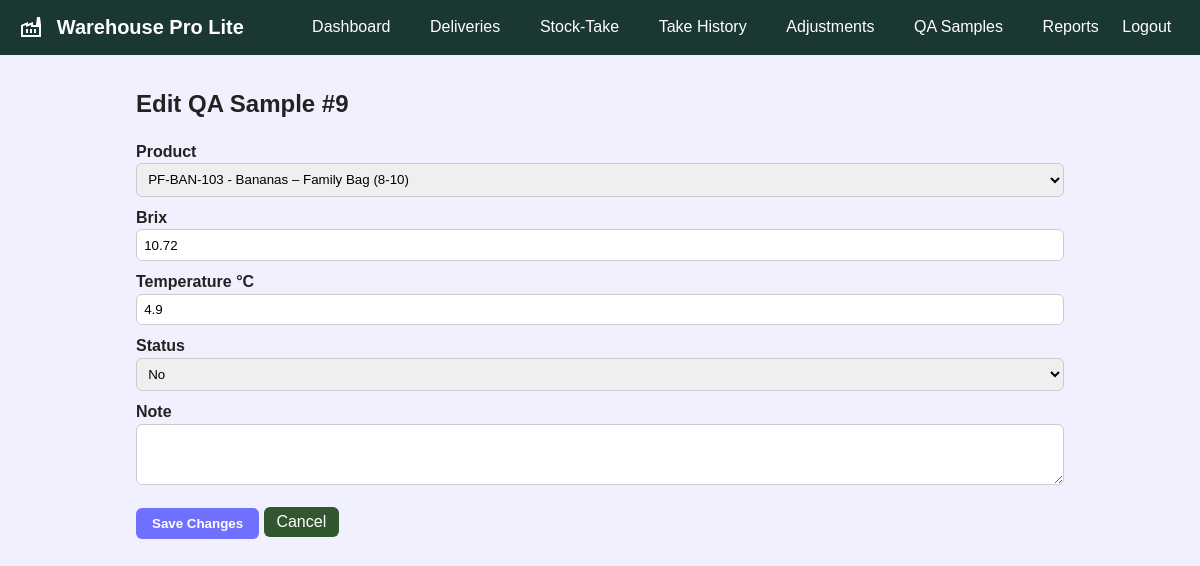
Page /WarehouseProLite/qa_edit.php?id=9 on the earlier database version.
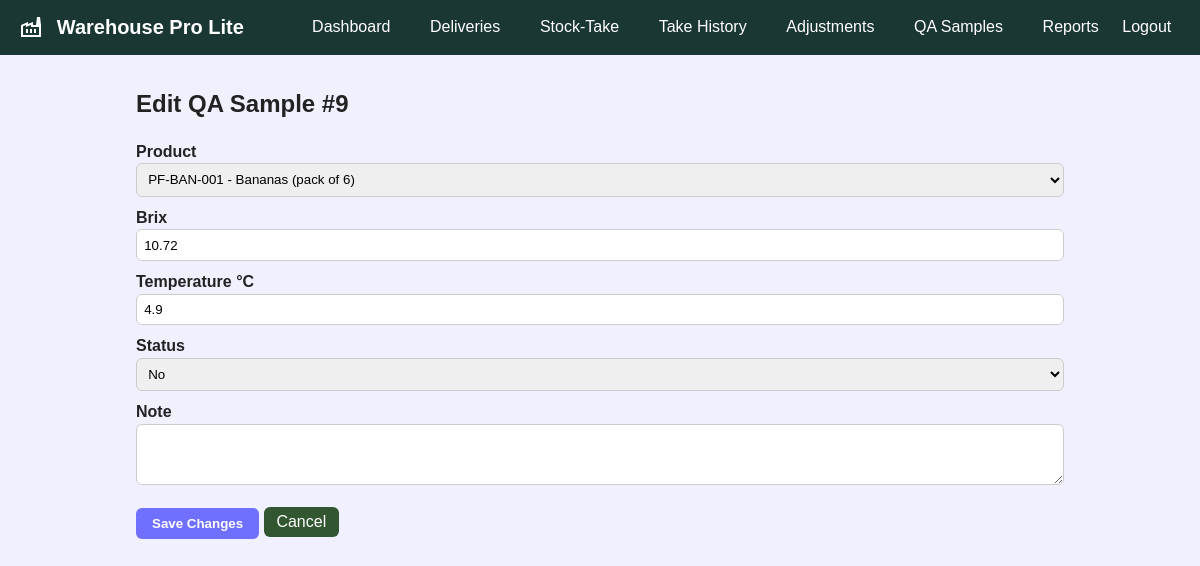
Same page on the later database version.
### tables this page shows
CREATE TABLE `qa_samples` (
  `id` int(11) NOT NULL AUTO_INCREMENT,
  `product_id` int(11) DEFAULT NULL,
  `sample_time` datetime NOT NULL,
  `brix` decimal(4,2) DEFAULT NULL,
  `temperature` decimal(4,1) DEFAULT NULL,
  `passed` enum('yes','no','pending') DEFAULT 'pending',
  `tech_id` int(11) DEFAULT NULL,
  `note` text DEFAULT NULL,
  `is_active` TINYINT(1) NOT NULL DEFAULT 1,
  PRIMARY KEY (`id`),
  KEY `product_id` (`product_id`),
  KEY `tech_id` (`tech_id`),
  CONSTRAINT `qa_samples_ibfk_1` FOREIGN KEY (`product_id`) REFERENCES `products` (`id`),
  CONSTRAINT `qa_samples_ibfk_2` FOREIGN KEY (`tech_id`) REFERENCES `users` (`id`)
);

CREATE TABLE `products` (
  `id` int(11) NOT NULL AUTO_INCREMENT,
  `sku` varchar(30) NOT NULL,
  `name` varchar(100) NOT NULL,
  `category_id` int(11) DEFAULT NULL,
  `price` decimal(10,2) NOT NULL,
  `stock` int(11) NOT NULL DEFAULT 0,
  `is_active` TINYINT(1) NOT NULL DEFAULT 1,
  `country` VARCHAR(50) NOT NULL,
  `class` VARCHAR(10) NOT NULL,
  `pack_uom` VARCHAR(10) NOT NULL,
  `default_pack_weight` DECIMAL(7,3) DEFAULT NULL,
  `best_before_days` INT(4) NOT NULL,
  `lot_prefix` VARCHAR(10) NOT NULL,
  PRIMARY KEY (`id`),
  KEY `category_id` (`category_id`),
  CONSTRAINT `products_ibfk_1` FOREIGN KEY (`category_id`) REFERENCES `categories` (`id`)
);

### WarehouseProLite/qa_edit.php (the view, shortened to what this page needs)
<?php
include 'includes/db.php';
include 'includes/header.php';
$id = isset($_GET['id']) ? (int)$_GET['id'] : 0;
$row = mysqli_fetch_assoc(mysqli_query($conn,
   "SELECT q.*, p.sku, p.name
    FROM qa_samples q
    JOIN products p ON p.id = q.product_id
    WHERE q.id = $id
"));
$prods = mysqli_query($conn, "SELECT id, sku, name FROM products ORDER BY name");
?>
<h2>Edit QA Sample #<?php echo $id; ?></h2>
<form action="qa_edit.php?id=<?php echo $id; ?>" method="post">
    <label>Product
        <select name="product_id" required>
            <?php while ($p = mysqli_fetch_assoc($prods)): ?>
                <option value="<?php echo $p['id']; ?>"
                    <?php if ($p['id'] == $row['product_id']) echo 'selected'; ?>>
                    <?php echo $p['sku'].' - '.htmlspecialchars($p['name']); ?>
                </option>
            <?php endwhile; ?>
        </select>
    </label>
    <label>Brix
        <input type="number" step="0.1" name="brix"
               value="<?php echo $row['brix']; ?>">
    </label>
    <label>Temperature °C
        <input type="number" step="0.1" name="temperature"
               value="<?php echo $row['temperature']; ?>">
    </label>
    <label>Status
        <select name="passed">
            <option value="no"      <?php if ($row['passed']=='no')      echo 'selected'; ?>>No</option>
        </select>
    </label>
    <label>Note
        <textarea name="note" rows="3"><?php echo htmlspecialchars($row['note']); ?></textarea>
    </label>
    <p>
        <input type="submit" value="Save Changes">
        <a href="qa_samples.php" class="btn-secondary">Cancel</a>
    </p>
</form>
<?php include 'includes/footer.php'; ?>

Differences in the rows shown:
changed through a linked row, qa_samples "No": product_id "PF-BAN-103 - Bananas – Family Bag (8-10)" → "PF-BAN-001 - Bananas (pack of 6)"
